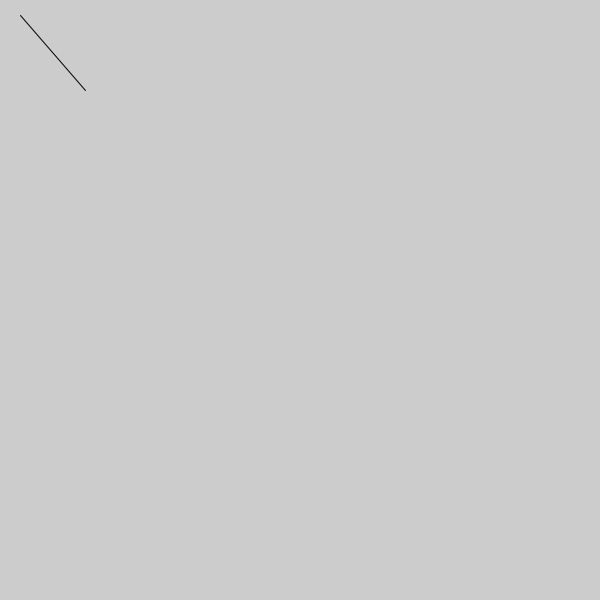
Frame 1 (no input)
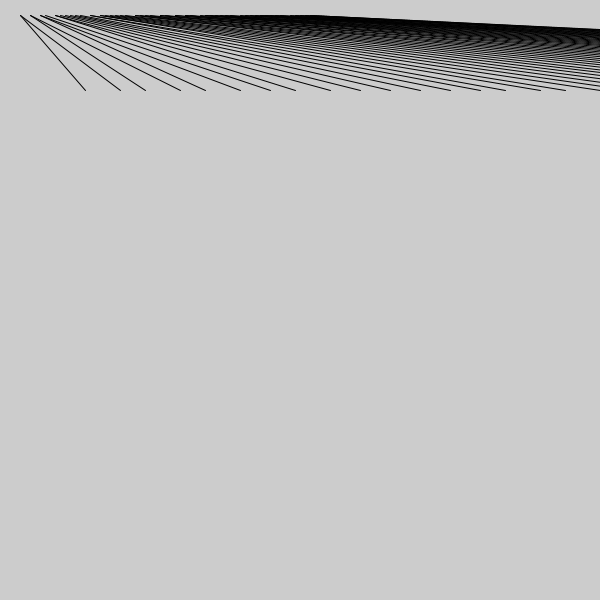
Frame 60 (the mouse pressed at the canvas centre just before this capture)
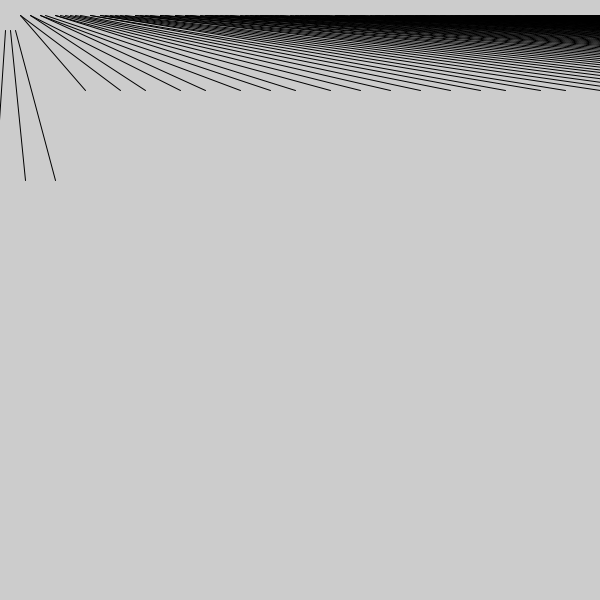
Frame 120 (the mouse held since frame 60 and released just before this capture)

The Processing sketch that drew these frames (run headless with seeded random() and noise(); from frame 60 on, the mouse is pressed at the canvas centre):

// Processing sketch: cooldesign_10print_
// ── cooldesign_10print_.pde
int c, x=0;
int y=-1;
PImage s;
void setup() {
    size(600,600);
    frameRate(20);
    x=15;
    y=15;
   
}
void draw() {
    c=int(random(2))*5;
    line(x+c, y, x*6-c, y*6);
    x+=5;
    if (x>595) {
        x=0;
        y+=15;
    }
    if (y>595) {
      y=94;
      s = get();
      background(204);
      image(s, 0, -15);
    }
}
